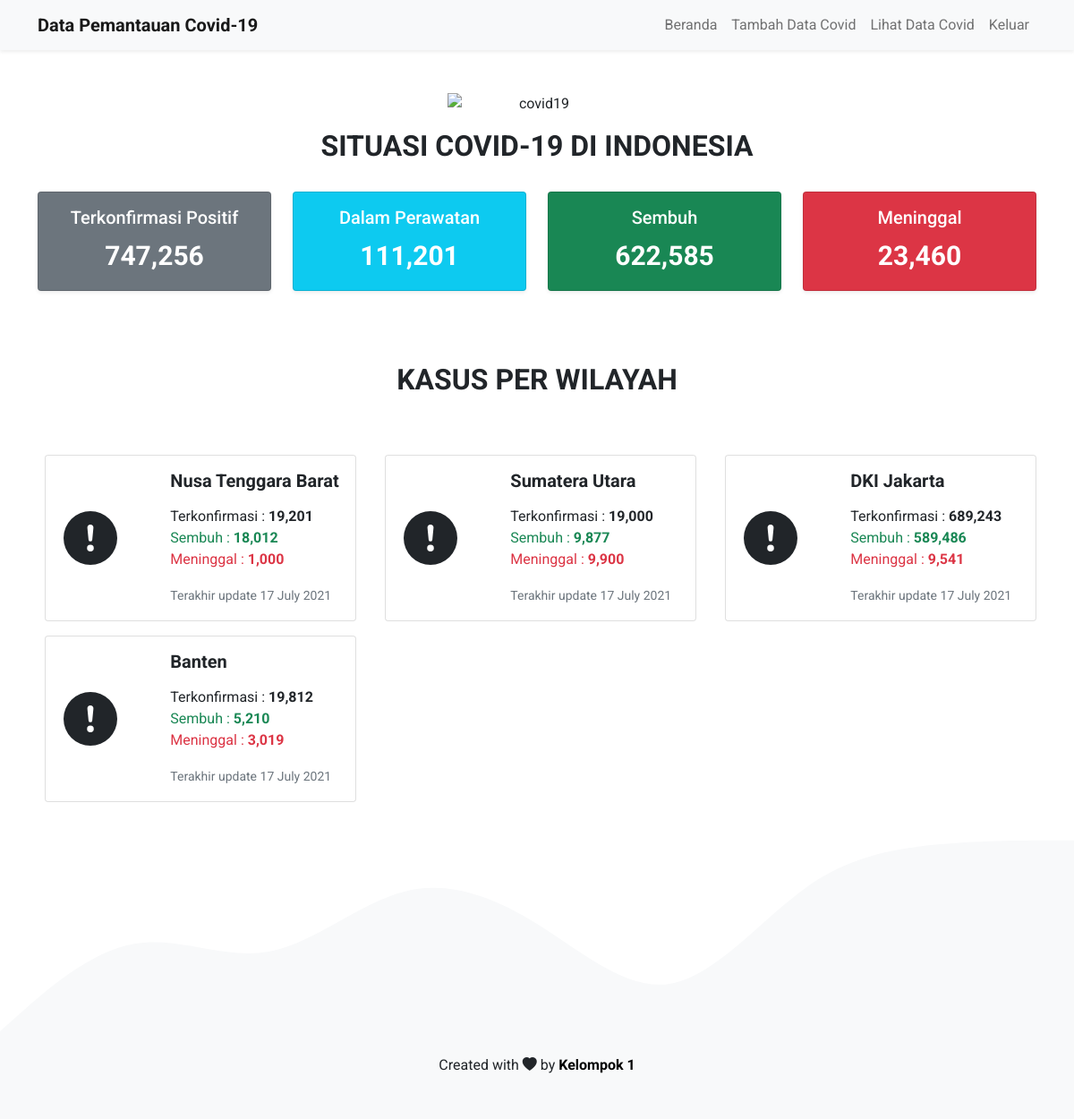
Page /dashboard/index.php on the earlier database version.
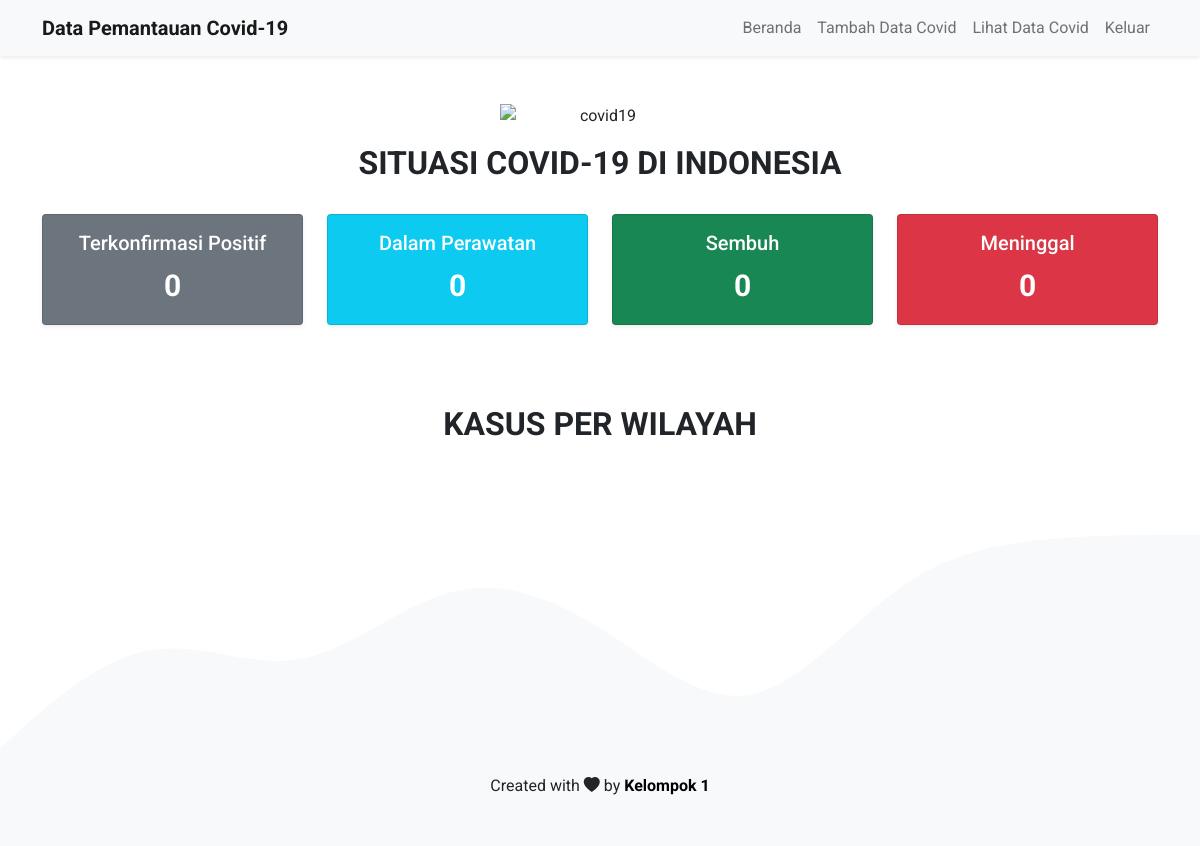
Same page on the later database version.
### tables this page shows
CREATE TABLE `data_covid` (
  `id` bigint(20) UNSIGNED NOT NULL,
  `wilayah` varchar(50) NOT NULL,
  `positif` bigint(20) NOT NULL,
  `dirawat` bigint(20) NOT NULL,
  `sembuh` bigint(20) NOT NULL,
  `meninggal` bigint(20) NOT NULL
);

### dashboard/index.php (the view, shortened to what the changed rows need)
<!DOCTYPE html>
<html lang="en">
<head>
    <link rel="stylesheet" href="../assets/bootstrap/css/bootstrap.min.css">
    <link rel="stylesheet" href="https://cdn.jsdelivr.net/npm/bootstrap-icons@1.5.0/font/bootstrap-icons.css">
</head>
<body>
    <section id="judul">
        <div class="container">
            <div class="row text-center mt-5 mb-3">
                <div class="col">
                    <h2 class="mt-3 mb-3"><b>SITUASI COVID-19 DI INDONESIA</b></h2>
                </div>
            </div>
        </div>
    </section>
    <section id="status">
        <div class="container">
            <div class="row mb-3">
                <?php
                include '../db_connect.php';
                $query = mysqli_query($connection, "SELECT SUM(positif) FROM data_covid");
                while ($data = mysqli_fetch_array($query)) {
                ?>
                    <div class="col-sm-3">
                        <div class="card text-white bg-secondary mb-3 shadow-sm">
                            <div class="card-body">
                                <h5 class="card-title text-center">Terkonfirmasi Positif</h5>
                                <p class="card-text text-center fw-bolder" style="font-size: 30px;">
                                    <?= number_format($data['SUM(positif)'], 0) ?>
                                </p>
                            </div>
                        </div>
                    </div>
                <?php } ?>
                <?php
                include '../db_connect.php';
                $query = mysqli_query($connection, "SELECT SUM(dirawat) FROM data_covid");
                while ($data = mysqli_fetch_array($query)) {
                ?>
                    <div class="col-sm-3">
                        <div class="card text-white bg-info mb-3 shadow-sm">
                            <div class="card-body">
                                <h5 class="card-title text-center">Dalam Perawatan</h5>
                                <p class="card-text text-center fw-bolder" style="font-size: 30px;">
                                    <?= number_format($data['SUM(dirawat)'], 0) ?>
                                </p>
                            </div>
                        </div>
                    </div>
                <?php } ?>
                <?php
                include '../db_connect.php';
                $query = mysqli_query($connection, "SELECT SUM(sembuh) FROM data_covid");
                while ($data = mysqli_fetch_array($query)) {
                ?>
                    <div class="col-sm-3">
                        <div class="card text-white bg-success mb-3 shadow-sm">
                            <div class="card-body">
                                <h5 class="card-title text-center">Sembuh</h5>
                                <p class="card-text text-center fw-bolder" style="font-size: 30px;">
                                    <?= number_format($data['SUM(sembuh)'], 0) ?>
                                </p>
                            </div>
                        </div>
                    </div>
                <?php } ?>
                <?php
                include '../db_connect.php';
                $query = mysqli_query($connection, "SELECT SUM(meninggal) FROM data_covid");
                while ($data = mysqli_fetch_array($query)) {
                ?>
                    <div class="col-sm-3">
                        <div class="card text-white bg-danger mb-3 shadow-sm">
                            <div class="card-body">
                                <h5 class="card-title text-center">Meninggal</h5>
                                <p class="card-text text-center fw-bolder" style="font-size: 30px;">
                                    <?= number_format($data['SUM(meninggal)'], 0) ?>
                                </p>
                            </div>
                        </div>
                    </div>
                <?php } ?>
            </div>
        </div>
    </section>
    <section id="judul">
        <div class="container">
            <div class="row text-center mt-5 mb-5">
                <div class="col">
                    <h2 class="mt-3 mb-3"><b>KASUS PER WILAYAH</b></h2>
                </div>
            </div>
        </div>
    </section>
    <section id="pemantauan">
        <div class="container">
            <div class="row">
                <?php
                include '../db_connect.php';
                $query = mysqli_query($connection, "SELECT * FROM data_covid");
                while ($row = mysqli_fetch_array($query)) {
                ?>
                    <div class="col-md-4">
                        <div class="card mb-3 ms-2">
                            <div class="row">
                                <div class="col-md-4 text-center my-auto">
                                    <svg xmlns="http://www.w3.org/2000/svg" width="60" height="60" fill="currentColor" class="bi bi-exclamation-circle-fill" viewBox="0 0 16 16">
                                        <path d="M16 8A8 8 0 1 1 0 8a8 8 0 0 1 16 0zM8 4a.905.905 0 0 0-.9.995l.35 3.507a.552.552 0 0 0 1.1 0l.35-3.507A.905.905 0 0 0 8 4zm.002 6a1 1 0 1 0 0 2 1 1 0 0 0 0-2z" />
                                    </svg>
                                </div>
                                <div class="col-md-8">
                                    <div class="card-body">
                                        <h5 class="card-title mb-3"><b><?= $row['wilayah'] ?></b></h5>
                                        <p class="card-text m-0">Terkonfirmasi : <b><?= number_format($row['positif']) ?></b></p>
                                        <p class="card-text m-0 text-success">Sembuh : <b><?= number_format($row['sembuh']) ?></b></p>
                                        <p class="card-text text-danger">Meninggal : <b><?= number_format($row['meninggal']) ?></b></p>
                                        <p class="card-text"><small class="text-muted">Terakhir update <?= date('d F Y') ?></small></p>
                                    </div>
                                </div>
                            </div>
                        </div>
                    </div>
                <?php } ?>
            </div>
        </div>
    </section>
</body>
</html>

Differences in the rows shown:
removed data_covid: wilayah "Nusa Tenggara Barat", positif "19,201", sembuh "18,012", meninggal "1,000"
removed data_covid: wilayah "Sumatera Utara", positif "19,000", sembuh "9,877", meninggal "9,900"
removed data_covid: wilayah "DKI Jakarta", positif "689,243", sembuh "589,486", meninggal "9,541"
removed data_covid: wilayah "Banten", positif "19,812", sembuh "5,210", meninggal "3,019"
Other differences:
new list line: "Terkonfirmasi Positif 0"
new list line: "Dalam Perawatan 0"
new list line: "Sembuh 0"
new list line: "Meninggal 0"
list line gone: "Terkonfirmasi Positif 747,256"
list line gone: "Dalam Perawatan 111,201"
list line gone: "Sembuh 622,585"
list line gone: "Meninggal 23,460"
